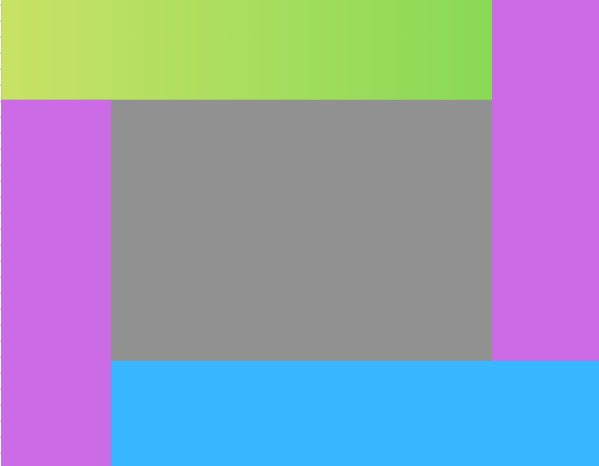
%> input picture examen2do/colore.png, 599 x 466 px
$ octave --eval "analisis_color_areas_completo;"   (GNU Octave 9; MATLAB toolbox functions it lacks are replaced by stand-ins)
%> lines starting %> are read from the running program, lines starting %| are printed output that depends on the picture; in (x1, y1, x2, y2) boxes, pixels count from 0 and x2, y2 are one past the last pixel; in counts of white or black regions, pixels touching at a corner belong together; the program's own positions count from 1
function analisis_color_areas_completo(ruta_imagen)

    % 1. Configuración inicial
    if nargin < 1
        ruta_imagen = 'colore.png';
    end

    % 2. Cargar la imagen
    imagen = imread(ruta_imagen);
%> imagen is the input picture: size 466x599x3 uint8; mean R, G, B 149.4, 154.9, 180.5
    if isempty(imagen)
        error('Error: No se pudo cargar la imagen en la ruta: %s. Asegúrese de que el archivo exista.', ruta_imagen);
    end


    % --- 3. Segmentación de la imagen usando K-Means ---
    % Usamos 5 clusters para separar las 4 regiones principales de color más la región central gris.
    num_clusters = 5;

    % Convertir la imagen RGB a un espacio de color (L*a*b*) para mejor agrupación por color
    lab_image = rgb2lab(imagen);
%> lab_image: size 466x599x3 double; mean of channels 1, 2, 3 66.3, 7.6, -11.7
    ab = lab_image(:,:,2:3);
    ab = im2single(ab);
    pixel_labels = imsegkmeans(ab, num_clusters);
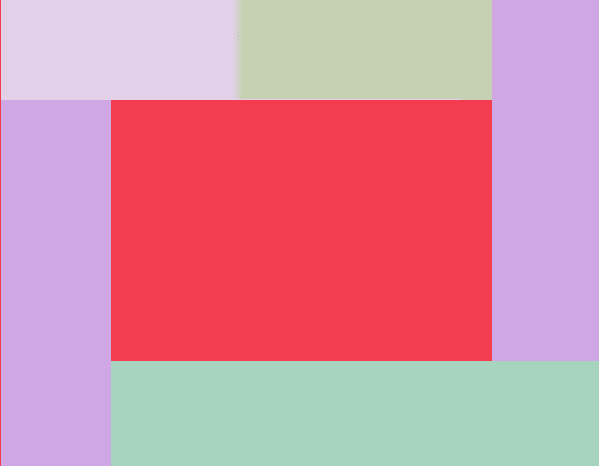
%> pixel_labels: size 466x599 uint8; 5 distinct labels, from 1 to 5; one colour per label, 0 black

    % Convertir la imagen a double (0-255) para un cálculo de media preciso
    imagen_double = im2double(imagen) * 255;

    % 4. Análisis y Cálculo de Áreas
    figura_area = struct('ID', {}, 'Color', {}, 'Area_px', {}, 'Etiqueta', {});
    area_total_px = numel(imagen(:,:,1));
%> area_total_px = 279134
    area_centro_px = 0;

    disp(' ');
    disp('--- Resultados de Segmentación y Área ---');

    % Separar los canales de la imagen 'double' para evitar el error de reshape
    R_canal = imagen_double(:,:,1);
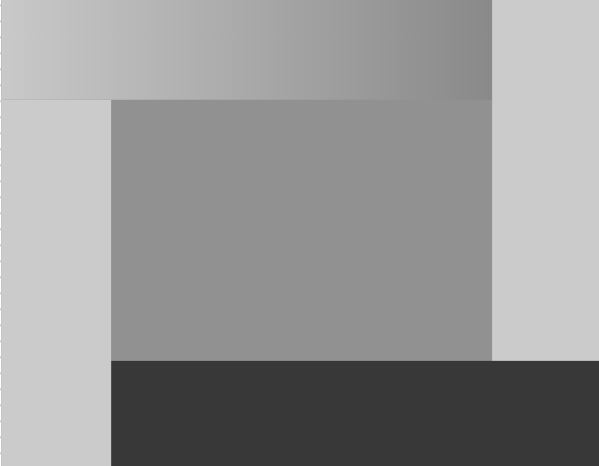
%> R_canal: size 466x599 double; min 56, max 255, mean 149.4
    G_canal = imagen_double(:,:,2);
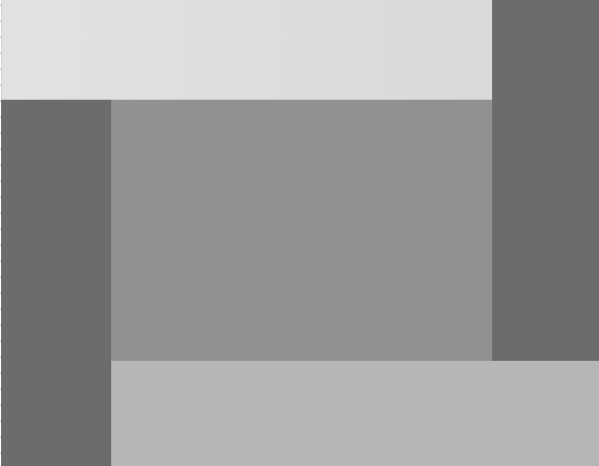
%> G_canal: size 466x599 double; min 108, max 255, mean 154.9
    B_canal = imagen_double(:,:,3);
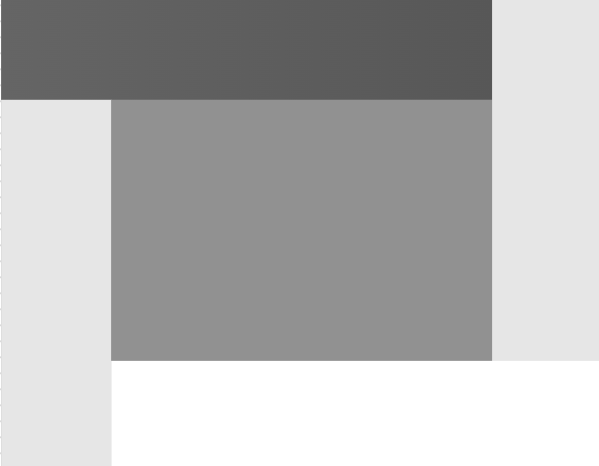
%> B_canal: size 466x599 double; min 87, max 255, mean 180.5

    % Iterar sobre cada cluster (región de color)
    for k = 1:num_clusters
        % Crear una máscara binaria para la región actual
        mascara_region = (pixel_labels == k);

        % Calcular el área de la región (número de píxeles)
        area_px = sum(mascara_region(:));

        % Descartar clusters muy pequeños (ruido)
        if area_px < 500
            continue;
        end

        % CORRECCIÓN: Obtener el color promedio aplicando la máscara a cada canal
        R_valores = R_canal(mascara_region);
        G_valores = G_canal(mascara_region);
        B_valores = B_canal(mascara_region);

        % Calcular la media para cada canal y formar el vector de color
        color_promedio = [mean(R_valores), mean(G_valores), mean(B_valores)];
        color_rgb = uint8(color_promedio);

        % 5. Clasificación y Etiquetado (Heurística)
        etiqueta = sprintf('Región %d', k);

        % Heurística para identificar la región GRIS (centro)
        % (R, G, B similares, típicamente en el rango medio 100-200)
        if abs(color_rgb(1) - color_rgb(2)) < 15 && abs(color_rgb(1) - color_rgb(3)) < 15 && color_rgb(1) > 100 && color_rgb(1) < 200
            etiqueta = '**Región Central (Gris)**';
            area_centro_px = area_px; % Almacenar el área central
        end

        % Guardar el resultado
        figura_area(end+1) = struct( ...
            'ID', k, ...
            'Color', sprintf('#%02X%02X%02X', color_rgb(1), color_rgb(2), color_rgb(3)), ...
            'Area_px', area_px, ...
            'Etiqueta', etiqueta ...
        );

        fprintf('ID %d | Etiqueta: %s | Área: %.0f px² (%.1f%% del total)\n', ...
                k, etiqueta, area_px, (area_px / area_total_px) * 100);
    end
%> this loop made 5 passes
%> (area_px, color_promedio, color_rgb, area_centro_px) on pass 2: (99907, [145.5 145.5 145.6], [145 145 146], 99907)
%> (area_px, color_promedio, color_rgb) on passes 1, 3, 4, 5: (51240, [56.05 182 255], [56 182 255]), (78887, [202.9 108.1 229.9], [203 108 230]), (25214, [153.6 219.3 90.64], [154 219 91]), (23886, [185.2 223.3 97.95], [185 223 98])
%| ID 1 | Etiqueta: Región 1 | Área: 51240 px² (18.4% del total)
%| ID 2 | Etiqueta: **Región Central (Gris)** | Área: 99907 px² (35.8% del total)
%| ID 3 | Etiqueta: Región 3 | Área: 78887 px² (28.3% del total)
%| ID 4 | Etiqueta: Región 4 | Área: 25214 px² (9.0% del total)
%| ID 5 | Etiqueta: Región 5 | Área: 23886 px² (8.6% del total)
%> pass 1, in analisis_color_areas_completo, `mascara_region = (pixel_labels == k);`:
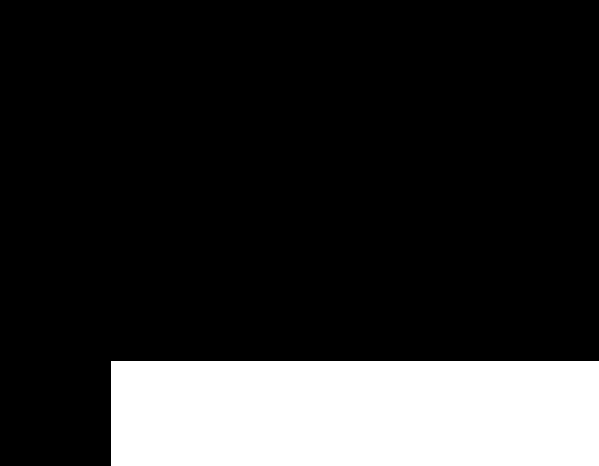
%> mascara_region: size 466x599 logical; 18.4% white; 1 white region, box (x1, y1, x2, y2) and area: (111, 361, 599, 466) 51240
%> pass 3, in analisis_color_areas_completo, `mascara_region = (pixel_labels == k);`:
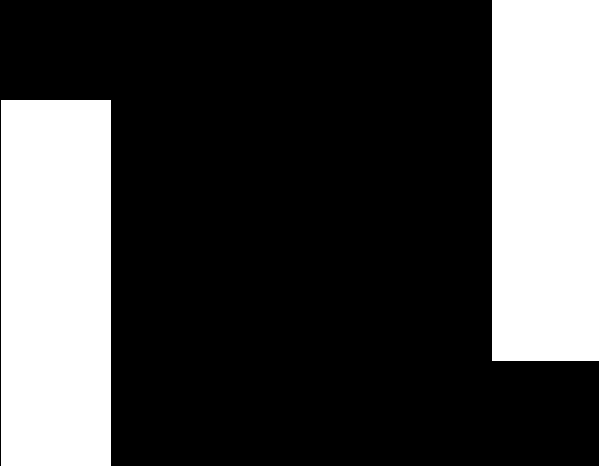
%> mascara_region: size 466x599 logical; 28.3% white; 2 white regions, box (x1, y1, x2, y2) and area: (1, 100, 111, 466) 40260, (492, 0, 599, 361) 38627
%> after the loop, figura_area = 5 items; ID and Area_px: 1 51240, 2 99907, 3 78887, 4 25214, 5 23886

    % 6. Mostrar Conclusiones
    disp(' ');
    disp('--- Conclusiones ---');
    if area_centro_px > 0
        fprintf('El área de la **Región Central (Gris)** es: **%.0f píxeles cuadrados (px²)**.\n', area_centro_px);
%| El área de la **Región Central (Gris)** es: **99907 píxeles cuadrados (px²)**.
    else
        disp('No se pudo identificar la región central gris basándose en la heurística de color.');
    end

    % 7. Mostrar la imagen segmentada
    figure('Name', 'Imagen Segmentada por Color (K-Means)');
    B = labeloverlay(imagen, pixel_labels);
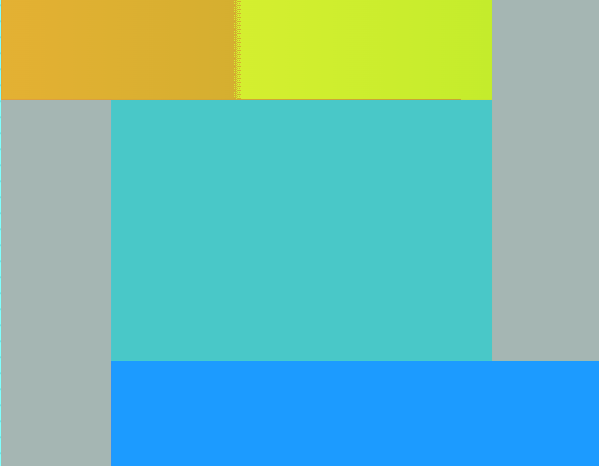
%> B: size 466x599x3 uint8; mean R, G, B 115.3, 188, 177.4
    imshow(B);


end
